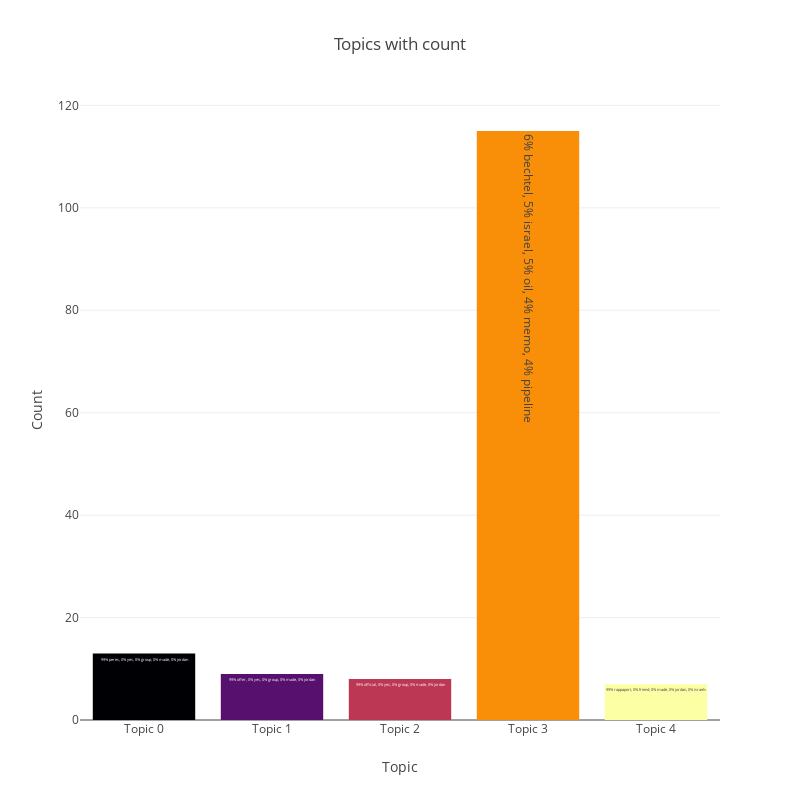

Source (notebook cell):
### Code cell
plotTopics("PCA", pcaCategories, pcaCounts, pcaKeys)

### Figure 1 — Plotly figure (JSON) as saved in the notebook; plotly's stock layout.template omitted (floating-point values rounded to 4 significant figures)
{"data": [{"marker": {"color": ["#000004", "#57106e", "#bc3754", "#f98e09", "#fcffa4"]}, "text": ["99% peres, 0% yes, 0% group, 0% made, 0% jordan", "99% offer, 0% yes, 0% group, 0% made, 0% jordan", "99% official, 0% yes, 0% group, 0% made, 0% jordan", "6% bechtel, 5% israel, 5% oil, 4% memo, 4% pipeline", "99% rappaport, 0% friend, 0% made, 0% jordan, 0% israels"], "type": "bar", "uid": "83af312b-f318-4986-abbd-18cae5b03676", "x": ["Topic 0", "Topic 1", "Topic 2", "Topic 3", "Topic 4"], "y": [13, 9, 8, 115, 7]}], "layout": {"autosize": false, "height": 800, "title": {"text": "Topics with count"}, "width": 800, "xaxis": {"title": {"text": "Topic"}}, "yaxis": {"title": {"text": "Count"}}}}
